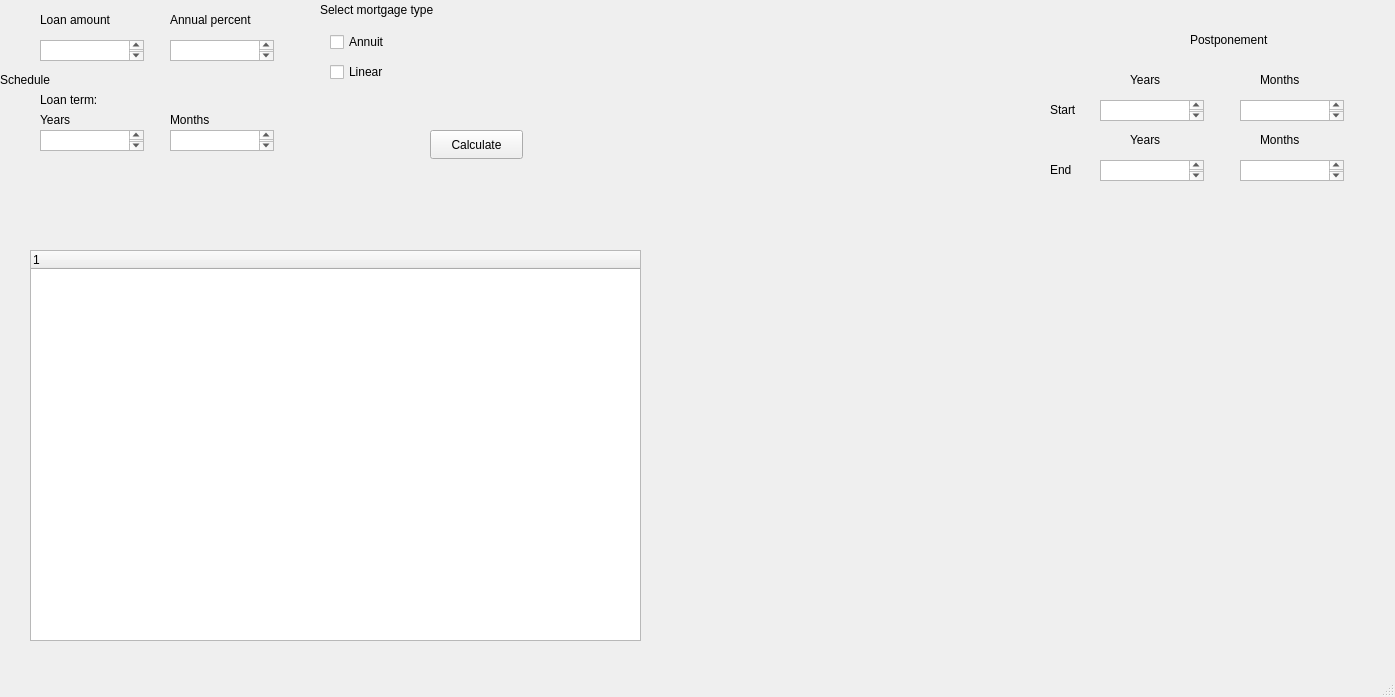
<?xml version="1.0" encoding="UTF-8"?>
<ui version="4.0">
 <class>MainWindow</class>
 <widget class="QMainWindow" name="MainWindow">
  <property name="geometry">
   <rect>
    <x>0</x>
    <y>0</y>
    <width>1395</width>
    <height>697</height>
   </rect>
  </property>
  <property name="windowTitle">
   <string>MainWindow</string>
  </property>
  <widget class="QWidget" name="centralwidget">
   <widget class="QLabel" name="label">
    <property name="geometry">
     <rect>
      <x>40</x>
      <y>10</y>
      <width>91</width>
      <height>20</height>
     </rect>
    </property>
    <property name="text">
     <string>Loan amount</string>
    </property>
   </widget>
   <widget class="QLabel" name="label_2">
    <property name="geometry">
     <rect>
      <x>170</x>
      <y>10</y>
      <width>101</width>
      <height>20</height>
     </rect>
    </property>
    <property name="text">
     <string>Annual percent</string>
    </property>
   </widget>
   <widget class="QLabel" name="label_3">
    <property name="geometry">
     <rect>
      <x>40</x>
      <y>90</y>
      <width>91</width>
      <height>20</height>
     </rect>
    </property>
    <property name="text">
     <string>Loan term:</string>
    </property>
   </widget>
   <widget class="QLabel" name="label_4">
    <property name="geometry">
     <rect>
      <x>40</x>
      <y>110</y>
      <width>91</width>
      <height>20</height>
     </rect>
    </property>
    <property name="text">
     <string>Years</string>
    </property>
   </widget>
   <widget class="QPushButton" name="calculate_button">
    <property name="geometry">
     <rect>
      <x>430</x>
      <y>130</y>
      <width>93</width>
      <height>29</height>
     </rect>
    </property>
    <property name="text">
     <string>Calculate</string>
    </property>
   </widget>
   <widget class="QCheckBox" name="annuit_box">
    <property name="geometry">
     <rect>
      <x>330</x>
      <y>30</y>
      <width>91</width>
      <height>24</height>
     </rect>
    </property>
    <property name="text">
     <string>Annuit</string>
    </property>
   </widget>
   <widget class="QCheckBox" name="linear_box">
    <property name="geometry">
     <rect>
      <x>330</x>
      <y>60</y>
      <width>91</width>
      <height>24</height>
     </rect>
    </property>
    <property name="text">
     <string>Linear</string>
    </property>
   </widget>
   <widget class="QLabel" name="label_5">
    <property name="geometry">
     <rect>
      <x>0</x>
      <y>70</y>
      <width>63</width>
      <height>20</height>
     </rect>
    </property>
    <property name="text">
     <string>Schedule</string>
    </property>
   </widget>
   <widget class="QLabel" name="label_6">
    <property name="geometry">
     <rect>
      <x>170</x>
      <y>110</y>
      <width>91</width>
      <height>20</height>
     </rect>
    </property>
    <property name="text">
     <string>Months</string>
    </property>
   </widget>
   <widget class="QTreeWidget" name="month_list">
    <property name="enabled">
     <bool>true</bool>
    </property>
    <property name="geometry">
     <rect>
      <x>30</x>
      <y>250</y>
      <width>611</width>
      <height>391</height>
     </rect>
    </property>
    <attribute name="headerVisible">
     <bool>true</bool>
    </attribute>
    <column>
     <property name="text">
      <string notr="true">1</string>
     </property>
    </column>
   </widget>
   <widget class="QLabel" name="label_7">
    <property name="geometry">
     <rect>
      <x>1130</x>
      <y>70</y>
      <width>91</width>
      <height>20</height>
     </rect>
    </property>
    <property name="text">
     <string>Years</string>
    </property>
   </widget>
   <widget class="QLabel" name="label_8">
    <property name="geometry">
     <rect>
      <x>1260</x>
      <y>70</y>
      <width>91</width>
      <height>20</height>
     </rect>
    </property>
    <property name="text">
     <string>Months</string>
    </property>
   </widget>
   <widget class="QLabel" name="label_9">
    <property name="geometry">
     <rect>
      <x>1260</x>
      <y>130</y>
      <width>91</width>
      <height>20</height>
     </rect>
    </property>
    <property name="text">
     <string>Months</string>
    </property>
   </widget>
   <widget class="QLabel" name="label_10">
    <property name="geometry">
     <rect>
      <x>1130</x>
      <y>130</y>
      <width>91</width>
      <height>20</height>
     </rect>
    </property>
    <property name="text">
     <string>Years</string>
    </property>
   </widget>
   <widget class="QLabel" name="label_11">
    <property name="geometry">
     <rect>
      <x>1050</x>
      <y>100</y>
      <width>63</width>
      <height>20</height>
     </rect>
    </property>
    <property name="text">
     <string>Start</string>
    </property>
   </widget>
   <widget class="QLabel" name="label_12">
    <property name="geometry">
     <rect>
      <x>1050</x>
      <y>160</y>
      <width>63</width>
      <height>20</height>
     </rect>
    </property>
    <property name="text">
     <string>End</string>
    </property>
   </widget>
   <widget class="QLabel" name="label_13">
    <property name="geometry">
     <rect>
      <x>1190</x>
      <y>30</y>
      <width>141</width>
      <height>20</height>
     </rect>
    </property>
    <property name="text">
     <string>Postponement</string>
    </property>
   </widget>
   <widget class="QTextEdit" name="loan_amount_line">
    <property name="geometry">
     <rect>
      <x>40</x>
      <y>40</y>
      <width>104</width>
      <height>21</height>
     </rect>
    </property>
   </widget>
   <widget class="QTextEdit" name="annual_percent_line">
    <property name="geometry">
     <rect>
      <x>170</x>
      <y>40</y>
      <width>104</width>
      <height>21</height>
     </rect>
    </property>
   </widget>
   <widget class="QTextEdit" name="year_line">
    <property name="geometry">
     <rect>
      <x>40</x>
      <y>130</y>
      <width>104</width>
      <height>21</height>
     </rect>
    </property>
   </widget>
   <widget class="QTextEdit" name="month_line">
    <property name="geometry">
     <rect>
      <x>170</x>
      <y>130</y>
      <width>104</width>
      <height>21</height>
     </rect>
    </property>
   </widget>
   <widget class="QTextEdit" name="start_year_line">
    <property name="geometry">
     <rect>
      <x>1100</x>
      <y>100</y>
      <width>104</width>
      <height>21</height>
     </rect>
    </property>
   </widget>
   <widget class="QTextEdit" name="start_month_line">
    <property name="geometry">
     <rect>
      <x>1240</x>
      <y>100</y>
      <width>104</width>
      <height>21</height>
     </rect>
    </property>
   </widget>
   <widget class="QTextEdit" name="end_year_line">
    <property name="geometry">
     <rect>
      <x>1100</x>
      <y>160</y>
      <width>104</width>
      <height>21</height>
     </rect>
    </property>
   </widget>
   <widget class="QTextEdit" name="end_month_line">
    <property name="geometry">
     <rect>
      <x>1240</x>
      <y>160</y>
      <width>104</width>
      <height>21</height>
     </rect>
    </property>
   </widget>
   <widget class="QLabel" name="label_14">
    <property name="geometry">
     <rect>
      <x>320</x>
      <y>0</y>
      <width>171</width>
      <height>20</height>
     </rect>
    </property>
    <property name="text">
     <string>Select mortgage type</string>
    </property>
   </widget>
   <widget class="QWidget" name="chartWidget" native="true">
    <property name="enabled">
     <bool>true</bool>
    </property>
    <property name="geometry">
     <rect>
      <x>700</x>
      <y>250</y>
      <width>651</width>
      <height>381</height>
     </rect>
    </property>
    <widget class="QWidget" name="verticalLayoutWidget">
     <property name="geometry">
      <rect>
       <x>9</x>
       <y>9</y>
       <width>601</width>
       <height>361</height>
      </rect>
     </property>
     <layout class="QVBoxLayout" name="verticalLayout"/>
    </widget>
   </widget>
  </widget>
  <widget class="QMenuBar" name="menubar">
   <property name="geometry">
    <rect>
     <x>0</x>
     <y>0</y>
     <width>1395</width>
     <height>25</height>
    </rect>
   </property>
  </widget>
  <widget class="QStatusBar" name="statusbar"/>
 </widget>
 <resources/>
 <connections/>
</ui>
